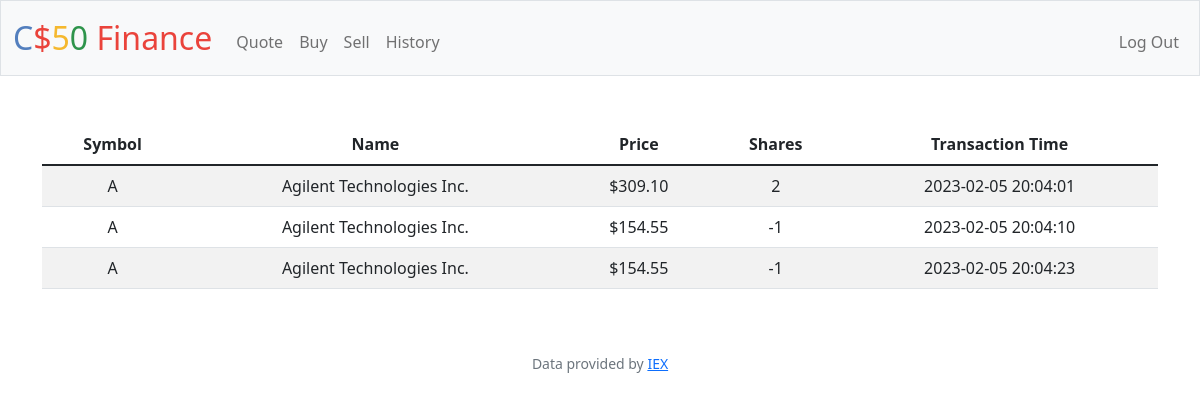
Before: /history (signed in) with the older database file.
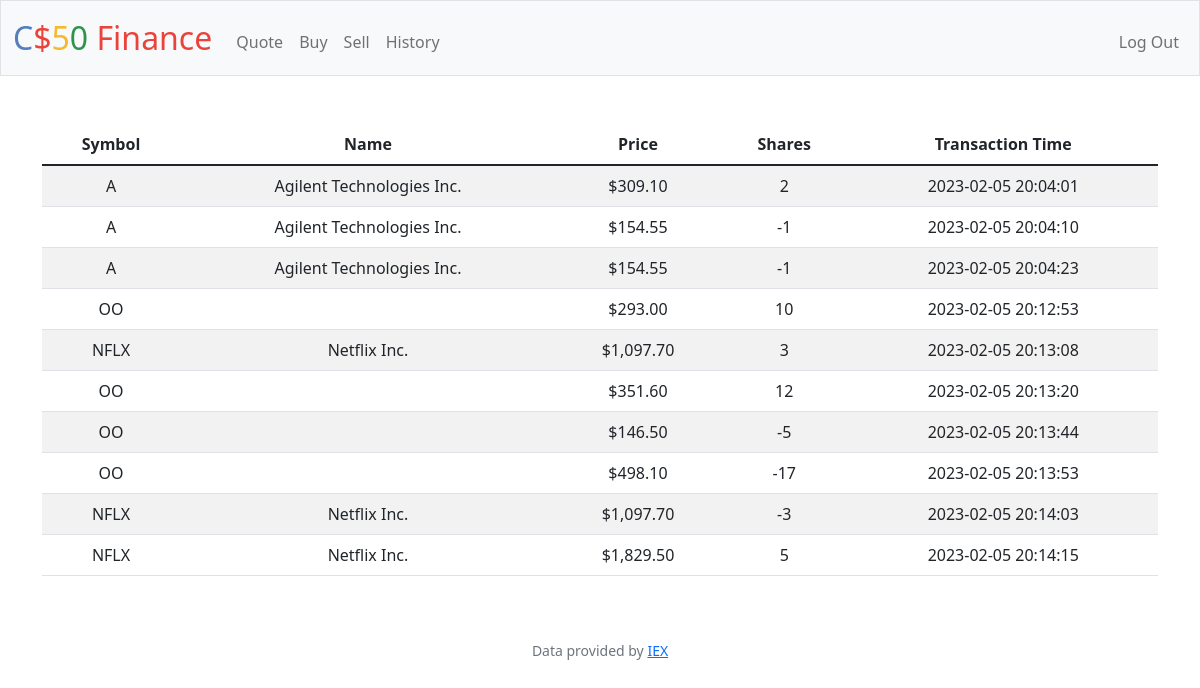
After: the same page with the newer database file.
### tables this page shows
CREATE TABLE trx(
id integer primary key autoincrement not null,
user_id integer not null,
symbol text not null,
shares integer not null,
price float not null,
trx_time DATETIME DEFAULT CURRENT_TIMESTAMP, name text after symbol);

### app.py (the view)
@app.route("/history")
@login_required
def history():
    id = session["user_id"]
    history = db.execute("SELECT * FROM trx where user_id = ?", id)
    return render_template("history.html", history = history)

### app.py (called while the page is built)
@app.after_request
def after_request(response):
    response.headers["Cache-Control"] = "no-cache, no-store, must-revalidate"
    response.headers["Expires"] = 0
    response.headers["Pragma"] = "no-cache"
    return response

### helpers.py (called while the page is built)
def login_required(f):
    @wraps(f)
    def decorated_function(*args, **kwargs):
        if session.get("user_id") is None:
            return redirect("/login")
        return f(*args, **kwargs)
    return decorated_function

def usd(value):
    return f"${value:,.2f}"

### templates/history.html (shortened to what this page needs)
{% extends "layout.html" %}
{% block main %}
    <div class="container">
        <table class="table table-striped">
            <thead>
                <th>Symbol</th>
                <th>Name</th>
                <th>Price</th>
                <th>Shares</th>
                <th>Transaction Time</th>
            </thead>
            <tbody>
                {% for hist in history %}
                <tr>
                    <td>{{ hist["symbol"] }}</td>
                    <td>{{ hist["name"] }}</td>
                    <td>{{ hist["price"] | usd }}</td>
                    <td>{{ hist["shares"] }}</td>
                    <td>{{ hist["trx_time"] }}</td>
                </tr>
                {% endfor %}
            </tbody>
        </table>
    </div>
{% endblock %}

### templates/layout.html (shortened to what this page needs)
<!DOCTYPE html>
<html lang="en">
    <head>
        <link href="https://cdn.jsdelivr.net/npm/bootstrap@5.1.3/dist/css/bootstrap.min.css" rel="stylesheet">
        <link href="/static/styles.css" rel="stylesheet">
    </head>
    <body>
        <nav class="bg-light border navbar navbar-expand-md navbar-light">
            <div class="container-fluid">
                <a class="navbar-brand" href="/"><span class="blue">C</span><span class="red">$</span><span class="yellow">5</span><span class="green">0</span> <span class="red">Finance</span></a>
                <div class="collapse navbar-collapse" id="navbar">
                    {% if session["user_id"] %}
                        <ul class="navbar-nav me-auto mt-2">
                            <li class="nav-item"><a class="nav-link" href="/quote">Quote</a></li>
                            <li class="nav-item"><a class="nav-link" href="/buy">Buy</a></li>
                            <li class="nav-item"><a class="nav-link" href="/sell">Sell</a></li>
                            <li class="nav-item"><a class="nav-link" href="/history">History</a></li>
                        </ul>
                        <ul class="navbar-nav ms-auto mt-2">
                            <li class="nav-item"><a class="nav-link" href="/logout">Log Out</a></li>
                        </ul>
                    {% else %}
                        <ul class="navbar-nav ms-auto mt-2">
                            <li class="nav-item"><a class="nav-link" href="/register">Register</a></li>
                            <li class="nav-item"><a class="nav-link" href="/login">Log In</a></li>
                        </ul>
                    {% endif %}
                </div>
            </div>
        </nav>
        <main class="container-fluid py-5 text-center">
            {% block main %}{% endblock %}
        </main>
        <footer class="mb-5 small text-center text-muted">
            Data provided by <a href="https://iexcloud.io/">IEX</a>
        </footer>
    </body>
</html>

### static/styles.css (style rules this page uses)
nav .navbar-brand { font-size: xx-large; }
nav .navbar-brand .blue { color: #537fbe; }
nav .navbar-brand .red { color: #ea433b; }
nav .navbar-brand .yellow { color: #f5b82e; }
nav .navbar-brand .green { color: #2e944b; }

Changed rows visible on the page:
added trx: symbol "OO", price "$293.00", shares "10", trx_time "2023-02-05 20:12:53"
added trx: symbol "NFLX", name "Netflix Inc.", price "$1,097.70", shares "3", trx_time "2023-02-05 20:13:08"
added trx: symbol "OO", price "$351.60", shares "12", trx_time "2023-02-05 20:13:20"
added trx: symbol "OO", price "$146.50", shares "-5", trx_time "2023-02-05 20:13:44"
added trx: symbol "OO", price "$498.10", shares "-17", trx_time "2023-02-05 20:13:53"
added trx: symbol "NFLX", name "Netflix Inc.", price "$1,097.70", shares "-3", trx_time "2023-02-05 20:14:03"
added trx: symbol "NFLX", name "Netflix Inc.", price "$1,829.50", shares "5", trx_time "2023-02-05 20:14:15"
